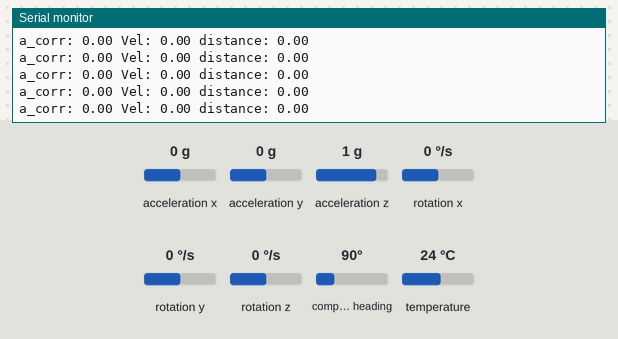
The sketch below on a simulated Arduino Uno, built with avr-gcc and run on an emulated ATmega328P. On the bench: the last lines printed to the serial monitor. The test bench sets the inputs (shaded band); at power-on: acceleration x 0 g, acceleration z 1 g, acceleration y 0 g, rotation x 0 °/s, rotation y 0 °/s, rotation z 0 °/s, compass heading 90°, temperature 24 °C.

Above: at 1.2 s.
1.3 s: acceleration x set to -1.4 g
At 1.9 s:
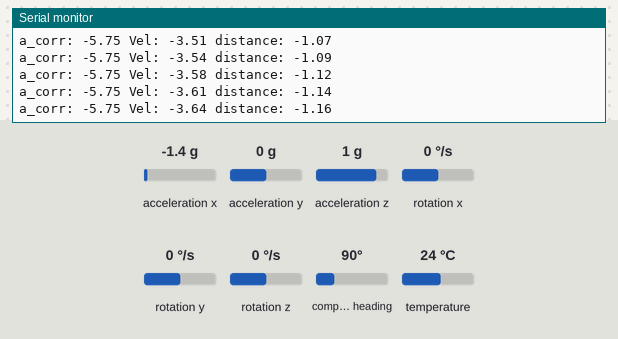
4.3 s: acceleration z set to -0.8 g
At 5.1 s:
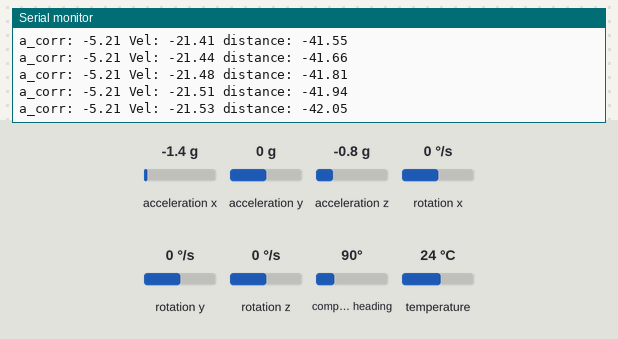
7.3 s: acceleration x set to 1.4 g
At 7.9 s:
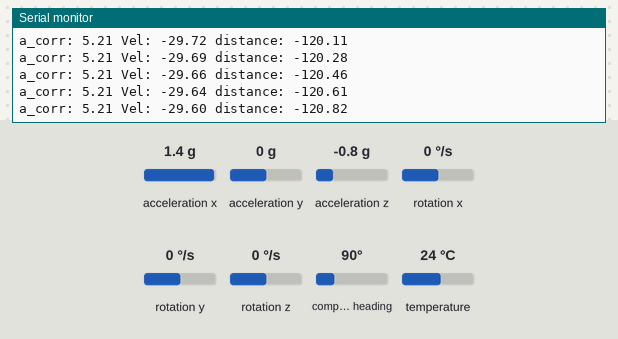
10.3 s: acceleration z set to 0 g
At 11.2 s:
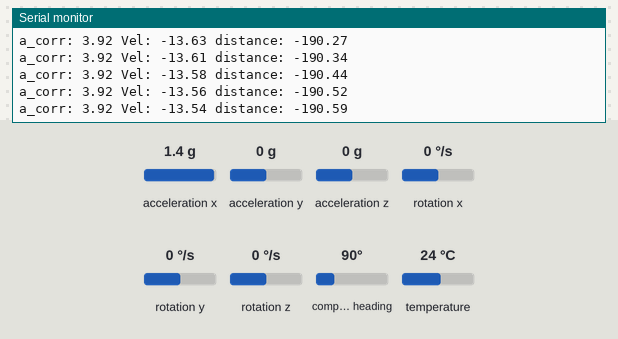
13.3 s: acceleration x set to -1.4 g
At 14.1 s:
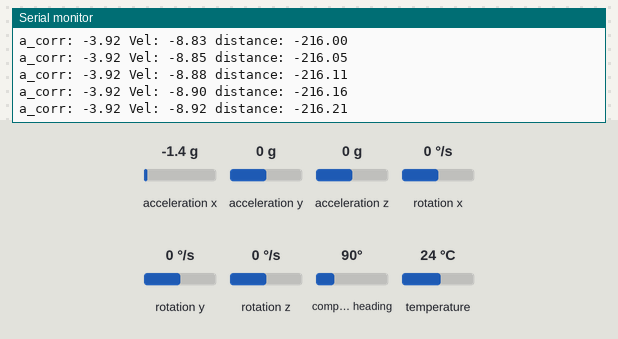
Timing chart, 0 to 14.2 s (numbered marks = the images above; inputs shaded):
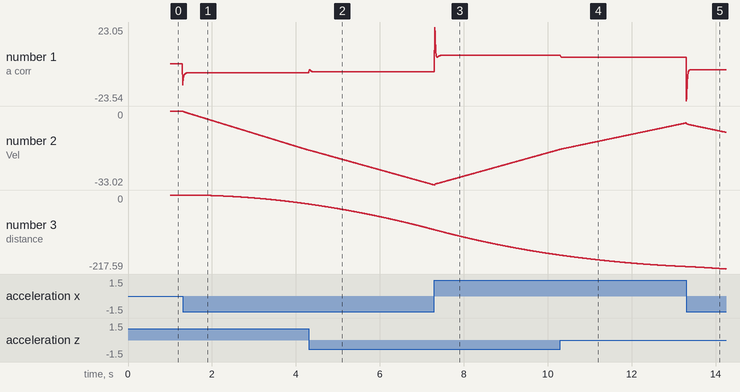

The sketch:

test.ino
```cpp
#include <Wire.h>
#include <SPI.h>
#include <Adafruit_LSM9DS1.h>
//#include "../libraries/Adafruit_LSM9DS1/Adafruit_LSM9DS1.h"
#include <Adafruit_Sensor.h>  // not used in this demo but required!
#include <math.h>   // for tan2 & fabs

// i2c
Adafruit_LSM9DS1 lsm = Adafruit_LSM9DS1();

#define LSM9DS1_SCK A5 // SCL
#define LSM9DS1_MISO 12 // (SDO_M & SDO_AG)
#define LSM9DS1_MOSI A4 // => SPI MOSI (SDA)
#define LSM9DS1_XGCS 6 // chip select accelerometer (CSAG)
#define LSM9DS1_MCS 5 // chip select magnetometer (CSM)
// You can also use software SPI
//Adafruit_LSM9DS1 lsm = Adafruit_LSM9DS1(LSM9DS1_SCK, LSM9DS1_MISO, LSM9DS1_MOSI, LSM9DS1_XGCS, LSM9DS1_MCS);
// Or hardware SPI! In this case, only CS pins are passed in
//Adafruit_LSM9DS1 lsm = Adafruit_LSM9DS1(LSM9DS1_XGCS, LSM9DS1_MCS);

// vector_t is just the three float vals x, y, z
#define vector_t sensors_vec_t

// TODO correct sensitivity
#define GYROSCOPE_SENSITIVITY 1
// TODO correct dt
//#define dt 0.01
unsigned long dt = 1;
unsigned long last_time = 1;
unsigned long start_time = 1;

// current position:
// angle around the x, y, z axis
float angleX = 0, angleY = 0, angleZ = 0;

//current velocity and distance
float v = 0, d = 0;

void computeDistance(float a, float delta, float degree){
  //degree: abweichung von ax
  float a_corr = a-sin(degree*PI/180)*9.81+0.001;
  Serial.print("a_corr: "); Serial.print(a_corr);   Serial.print(" ");
  v = v + a_corr*delta;
  //Serial.print("a: "); Serial.print(v);   Serial.print(" ");
  Serial.print("Vel: "); Serial.print(v);   Serial.print(" ");
  //Serial.print("dt: "); Serial.print(delta);   Serial.print(" ");
  d = d + v*delta;
  //Serial.print("Dist: "); Serial.print(d);   Serial.print(" ");
  }

// complementary filter, sets the combined motion from both accelerometer and gyroscope data
void filter(vector_t acc, vector_t gyr) {
    // Integrate the gyroscope data -> int(angularSpeed) = angle
    //angleX += (gyr.x / GYROSCOPE_SENSITIVITY) * dt/1000.0f; // Angle around the X-axis
    //angleY += (gyr.y / GYROSCOPE_SENSITIVITY) * dt/1000.0f; // Angle around the Y-axis
    //angleZ += (gyr.z / GYROSCOPE_SENSITIVITY) * dt/1000.0f; // Angle around the Z-axis
    // Compensate for drift with accelerometer data if !bullshit
    int forceMagnitudeApprox = fabs(acc.x) + fabs(acc.y) + fabs(acc.z);
    if (forceMagnitudeApprox > 4 && forceMagnitudeApprox < 64)
    {
        float pitchAcc, rollAcc, turnAcc;
        // Turning around the X axis results in a vector on the Y-axis
        pitchAcc = atan2f(acc.z, acc.y) * 180.0f / M_PI;
        angleX = angleX * 0.8f + pitchAcc * 0.20f;

        // Turning around the Y axis results in a vector on the X-axis
        rollAcc = atan2f(acc.x, acc.z) * 180.0f / M_PI;
        angleY = angleY * 0.8f + rollAcc * 0.2f;

        // Turning around the Z axis results in a vector on X&Y-axis
        //turnAcc = atan2f(acc.y, acc.x) * 180.0f / M_PI;
        //angleZ = angleZ * 0.8f + turnAcc * 0.2f;
        // TODO the orientation can be wrong here!!
    }
}


void setupSensor()
{
    // 1.) Set the accelerometer range
    lsm.setupAccel(lsm.LSM9DS1_ACCELRANGE_2G);
    //lsm.setupAccel(lsm.LSM9DS1_ACCELRANGE_4G);
    //lsm.setupAccel(lsm.LSM9DS1_ACCELRANGE_8G);
    //lsm.setupAccel(lsm.LSM9DS1_ACCELRANGE_16G);

    // 2.) Set the magnetometer sensitivity
    lsm.setupMag(lsm.LSM9DS1_MAGGAIN_4GAUSS);
    //lsm.setupMag(lsm.LSM9DS1_MAGGAIN_8GAUSS);
    //lsm.setupMag(lsm.LSM9DS1_MAGGAIN_12GAUSS);
    //lsm.setupMag(lsm.LSM9DS1_MAGGAIN_16GAUSS);

    // 3.) Setup the gyroscope
    lsm.setupGyro(lsm.LSM9DS1_GYROSCALE_245DPS);
    //lsm.setupGyro(lsm.LSM9DS1_GYROSCALE_500DPS);
    //lsm.setupGyro(lsm.LSM9DS1_GYROSCALE_2000DPS);
}


void setup()
{
    Serial.begin(115200);

    while (!Serial) {
        delay(1); // will pause Zero, Leonardo, etc until serial console opens
    }

    Serial.println("LSM9DS1 data read demo");

    // Try to initialise and warn if we couldn't detect the chip
    if (!lsm.begin())
    {
        Serial.println("Oops ... unable to initialize the LSM9DS1. Check your wiring!");
        while (1);
    }
    Serial.println("Found LSM9DS1 9DOF");

    // helper to just set the default scaling we want, see above!
    setupSensor();
    start_time = millis();
}

void loop()
{
    unsigned long current_time = millis();
    dt = current_time - last_time;
    last_time = current_time;
    lsm.read();  /* ask it to read in the data */

    /* Get a new sensor event */
    sensors_event_t a, m, g, temp;

    lsm.getEvent(&a, &m, &g, &temp);

    // accel is inverted!!
    //Serial.print("Accel X: "); Serial.print(a.acceleration.x); Serial.print(" m/s^2");
    //Serial.print("\tY: "); Serial.print(a.acceleration.y);     Serial.print(" m/s^2 ");
    //Serial.print("\tZ: "); Serial.print(a.acceleration.z);     Serial.print(" m/s^2 ");
    //Serial.println("");

    //Serial.print("Mag X: "); Serial.print(m.magnetic.x);   Serial.print(" gauss");
    //Serial.print("\tY: "); Serial.print(m.magnetic.y);     Serial.print(" gauss");
    //Serial.print("\tZ: "); Serial.print(m.magnetic.z);     Serial.print(" gauss");
    //Serial.println("");

    //Serial.print("Gyro X: "); Serial.print(g.gyro.x);   Serial.print(" dps");
    //Serial.print("\tY: "); Serial.print(g.gyro.y);      Serial.print(" dps");
    //Serial.print("\tZ: "); Serial.print(g.gyro.z);      Serial.print(" dps");
    //Serial.println("");
    if (current_time - start_time>1000)
      computeDistance(a.acceleration.x,dt/1000.0,angleY);
    Serial.print("distance: "); Serial.print(d);   Serial.print("    ");

    filter(a.acceleration, g.gyro);
    //Serial.print("Angle X: "); Serial.print(d);   Serial.print(" dps");
    //Serial.print("\tY: "); Serial.print(angleY);      Serial.print(" dps");
    //Serial.print("\tZ: "); Serial.print(angleZ);      Serial.print(" dps");


    Serial.println();
    delay(1);
}
```

Measured:
- after the input at 1.3 s, the serial monitor: prints a new line at once (image 1)
- plotted number 1: 0 → -5.75 after the input at 1.3 s
- plotted number 2: 0 → -17.45 after the input at 1.3 s
- plotted number 3: 0 → -26.54 after the input at 1.3 s
